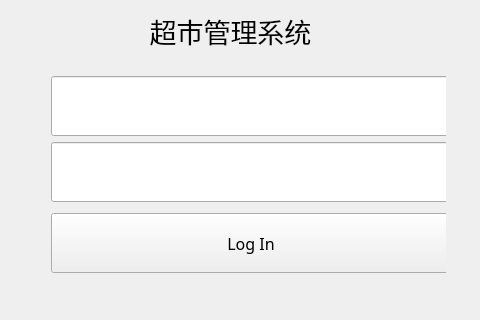
<?xml version="1.0" encoding="UTF-8"?>
<ui version="4.0">
 <class>login</class>
 <widget class="QMainWindow" name="login">
  <property name="geometry">
   <rect>
    <x>0</x>
    <y>0</y>
    <width>480</width>
    <height>320</height>
   </rect>
  </property>
  <property name="minimumSize">
   <size>
    <width>480</width>
    <height>320</height>
   </size>
  </property>
  <property name="maximumSize">
   <size>
    <width>480</width>
    <height>320</height>
   </size>
  </property>
  <property name="font">
   <font>
    <family>微软雅黑</family>
    <pointsize>12</pointsize>
   </font>
  </property>
  <property name="windowTitle">
   <string>超市管理系统登录</string>
  </property>
  <property name="styleSheet">
   <string notr="true"/>
  </property>
  <widget class="QWidget" name="centralWidget">
   <property name="minimumSize">
    <size>
     <width>480</width>
     <height>320</height>
    </size>
   </property>
   <property name="maximumSize">
    <size>
     <width>720</width>
     <height>320</height>
    </size>
   </property>
   <widget class="QLabel" name="label_3">
    <property name="geometry">
     <rect>
      <x>110</x>
      <y>0</y>
      <width>241</width>
      <height>61</height>
     </rect>
    </property>
    <property name="font">
     <font>
      <family>AcadEref</family>
      <pointsize>20</pointsize>
     </font>
    </property>
    <property name="text">
     <string>超市管理系统</string>
    </property>
    <property name="alignment">
     <set>Qt::AlignCenter</set>
    </property>
   </widget>
   <widget class="QWidget" name="verticalLayoutWidget_2">
    <property name="geometry">
     <rect>
      <x>40</x>
      <y>60</y>
      <width>406</width>
      <height>231</height>
     </rect>
    </property>
    <layout class="QVBoxLayout" name="verticalLayout_3">
     <item>
      <layout class="QVBoxLayout" name="verticalLayout">
       <item>
        <layout class="QHBoxLayout" name="horizontalLayout_2">
         <item>
          <widget class="QLineEdit" name="account_lineEdit">
           <property name="minimumSize">
            <size>
             <width>400</width>
             <height>60</height>
            </size>
           </property>
           <property name="maximumSize">
            <size>
             <width>400</width>
             <height>60</height>
            </size>
           </property>
          </widget>
         </item>
        </layout>
       </item>
       <item>
        <layout class="QHBoxLayout" name="horizontalLayout_3">
         <item>
          <widget class="QLineEdit" name="password_lineEdit">
           <property name="minimumSize">
            <size>
             <width>400</width>
             <height>60</height>
            </size>
           </property>
           <property name="maximumSize">
            <size>
             <width>400</width>
             <height>60</height>
            </size>
           </property>
           <property name="echoMode">
            <enum>QLineEdit::Password</enum>
           </property>
          </widget>
         </item>
        </layout>
       </item>
      </layout>
     </item>
     <item>
      <layout class="QHBoxLayout" name="horizontalLayout">
       <item>
        <widget class="QPushButton" name="loginButton">
         <property name="minimumSize">
          <size>
           <width>400</width>
           <height>50</height>
          </size>
         </property>
         <property name="maximumSize">
          <size>
           <width>400</width>
           <height>60</height>
          </size>
         </property>
         <property name="text">
          <string>Log In</string>
         </property>
        </widget>
       </item>
      </layout>
     </item>
    </layout>
   </widget>
  </widget>
 </widget>
 <layoutdefault spacing="6" margin="11"/>
 <resources/>
 <connections/>
</ui>
